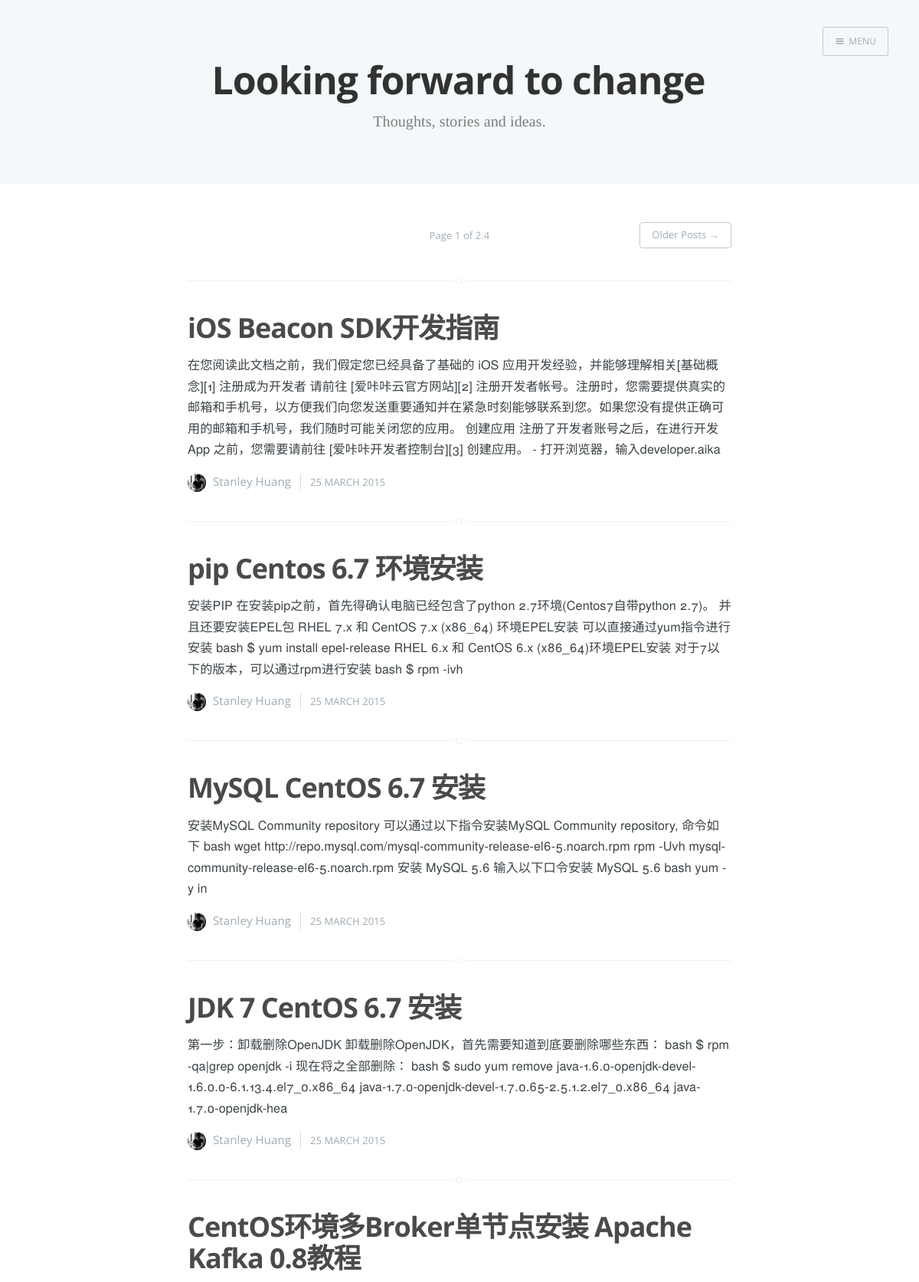
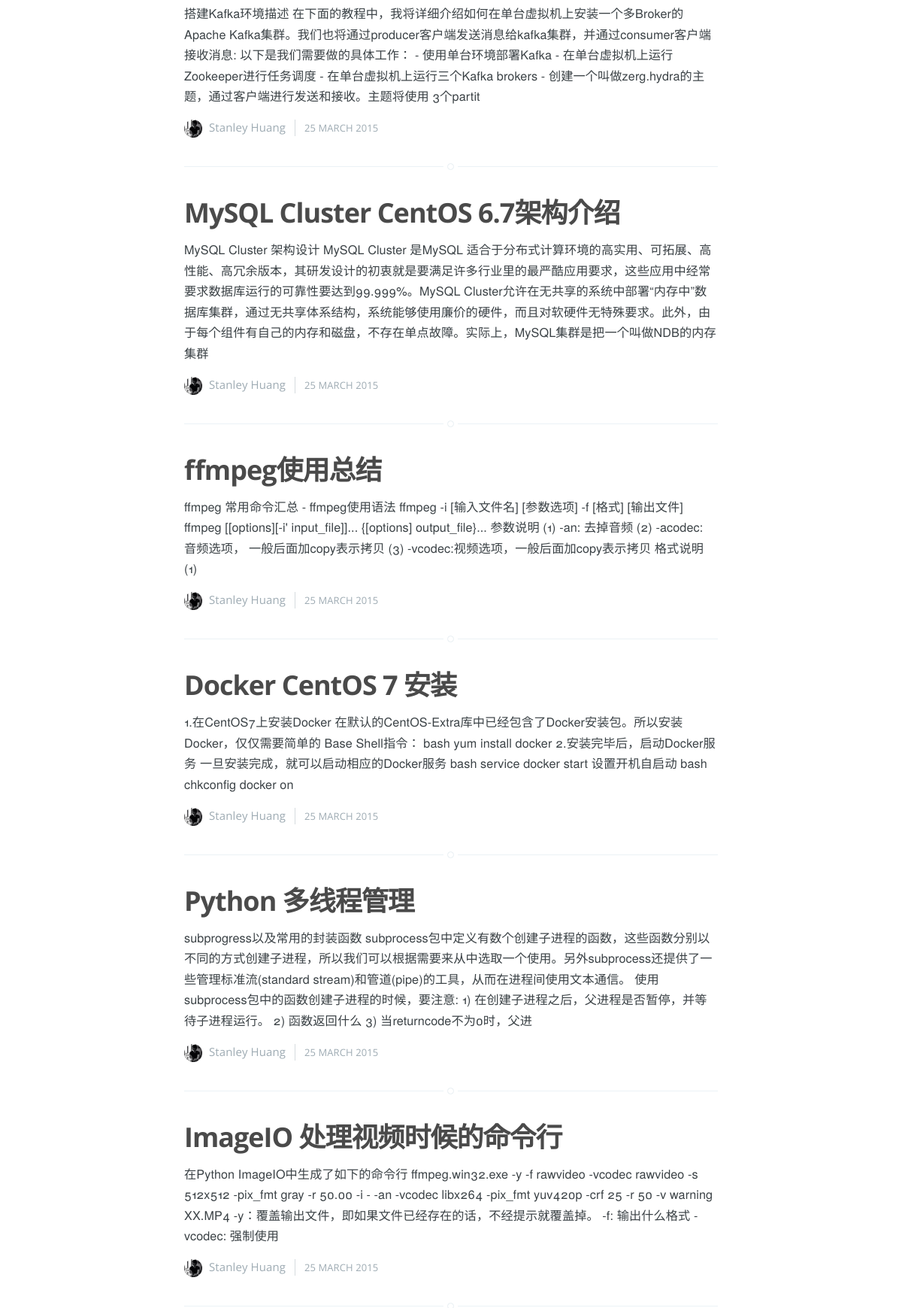
Screenshot of /blogs (upper part) with the database file from the repository (2 pictures, top to bottom).
### models.py (models this page shows, shortened)
class BaseModel(Model):
    class Meta:
        database = datebase

class Post(BaseModel):
    title = CharField(index=True, unique=True)
    content = TextField()
    timestamp = DateTimeField(default=datetime.now, index=True)
    status = IntegerField(default=PUBLISH_STATUS)
    user = ForeignKeyField(User)
    class Meta:
        order_by = ('-timestamp',)
    def get_brief(self):
        brief = self.content
        filters = ['*', '#', '`', '>']
        for filter in filters:
            brief = brief.replace(filter, '')
        if len(brief) > 250:
            return brief[0:250]
        else:
            return brief

### view.py (the view)
@app.route("/", methods=['GET'])
@app.route("/blogs", methods=['GET'])
def post_index():
    if not request.method == 'GET':
        return MethodNotAllowed
    page = request.args.get('page', 1, type=int)
    public_posts = (Post.select()
                    .where(Post.status == 0)
                    .order_by(Post.timestamp.desc()).paginate(page, PER_PAGE_NUM))
    public_labels = Label.select()
    return render_template("index.html", posts=public_posts,
                           total=get_total_page(), page=page, labels=public_labels)

### view.py (called while the page is built)
def get_total_page():
    count = Post.select().where(Post.status == 0).count()
    return (count / PER_PAGE_NUM + 1) \
        if count % PER_PAGE_NUM != 0 else (count / PER_PAGE_NUM)

### templates/index.html (shortened to what this page needs)
<!DOCTYPE html>
<html>
<head>
    <link rel="stylesheet" type="text/css" href="/static/css/screen.css?v=a5427482e1"/>
</head>
<body class="paged archive-template nav-closed">
<div class="site-wrapper">
    <header class="main-header no-cover">
        <nav class="main-nav overlay clearfix">
            <a class="menu-button icon-menu" href="#"><span class="word">Menu</span></a>
        </nav>
        <div class="vertical">
            <div class="main-header-content inner">
                <h1 class="page-title">Looking forward to change</h1>
                <h2 class="page-description">Thoughts, stories and ideas.</h2>
            </div>
        </div>
    </header>
    <main id="content" class="content" role="main">
        <div class="extra-pagination inner">
            <nav class="pagination" role="navigation">
                <span class="page-number">Page {{ page }} of {{ total }}</span>
                {% if page < total %}
                <a class="older-posts" href="blogs?page={{ page+1 }}">Older Posts &rarr;</a>
                {% endif %}
            </nav>
        </div>
        {% for post in posts %}
        <article class="post">
            <header class="post-header">
                <h2 class="post-title"><a href="blogs/{{ post.id }}">{{
                    post.title }}</a></h2>
            </header>
            <section class="post-excerpt">
                <p>
                    {{ post.get_brief() }}
                </p>
            </section>
            <footer class="post-meta">
                <img class="author-thumb" src="/static/img/touxiang.jpg"
                     alt="Author image" nopin="nopin"/>
                <a href="/author/daniel/">Stanley Huang</a>
                <time class="post-date" datetime="2015-03-25">25 March 2015</time>
            </footer>
        </article>
        {% endfor %}
    </main>
</div>
</body>
</html>

### rows the page displays
Post: title "iOS Beacon SDK开发指南", get_brief "在您阅读此文档之前，我们假定您已经具备了基础的 iOS 应用开发经验，并能够理解相关[基础概念][1] 注册成为开发者 请前往 [爱咔咔云官方网站][2] 注册开发者帐号。注册时，您需要提供真实的邮箱和手机号，以方便我们向您发送重要通知并在紧急时刻能够联系到您。如果您没有提供正确可用的邮箱和手机号，我们随时可能关闭您的应用。 创建应用 注册了开发者账号之后，在进行开发 App 之前，您需要请前往 [爱咔咔开发者控制台][3] 创建应用。 - 打开浏览器，输入developer.aika"
Post: title "pip Centos 6.7 环境安装", get_brief "安装PIP 在安装pip之前，首先得确认电脑已经包含了python 2.7环境(Centos7自带python 2.7)。 并且还要安装EPEL包 RHEL 7.x 和 CentOS 7.x (x86_64) 环境EPEL安装 可以直接通过yum指令进行安装 bash $ yum install epel-release RHEL 6.x 和 CentOS 6.x (x86_64)环境EPEL安装 对于7以下的版本，可以通过rpm进行安装 bash $ rpm -ivh"
Post: title "MySQL CentOS 6.7 安装", get_brief "安装MySQL Community repository 可以通过以下指令安装MySQL Community repository, 命令如下 bash wget http://repo.mysql.com/mysql-community-release-el6-5.noarch.rpm rpm -Uvh mysql-community-release-el6-5.noarch.rpm 安装 MySQL 5.6 输入以下口令安装 MySQL 5.6 bash yum -y in"
Post: title "JDK 7 CentOS 6.7 安装", get_brief "第一步：卸载删除OpenJDK 卸载删除OpenJDK，首先需要知道到底要删除哪些东西： bash $ rpm -qa|grep openjdk -i 现在将之全部删除： bash $ sudo yum remove java-1.6.0-openjdk-devel-1.6.0.0-6.1.13.4.el7_0.x86_64 java-1.7.0-openjdk-devel-1.7.0.65-2.5.1.2.el7_0.x86_64 java-1.7.0-openjdk-hea"
Post: title "CentOS环境多Broker单节点安装 Apache Kafka 0.8教程", get_brief "搭建Kafka环境描述 在下面的教程中，我将详细介绍如何在单台虚拟机上安装一个多Broker的Apache Kafka集群。我们也将通过producer客户端发送消息给kafka集群，并通过consumer客户端接收消息: 以下是我们需要做的具体工作： - 使用单台环境部署Kafka - 在单台虚拟机上运行Zookeeper进行任务调度 - 在单台虚拟机上运行三个Kafka brokers - 创建一个叫做zerg.hydra的主题，通过客户端进行发送和接收。主题将使用 3个partit"
Post: title "MySQL Cluster CentOS 6.7架构介绍", get_brief "MySQL Cluster 架构设计 MySQL Cluster 是MySQL 适合于分布式计算环境的高实用、可拓展、高性能、高冗余版本，其研发设计的初衷就是要满足许多行业里的最严酷应用要求，这些应用中经常要求数据库运行的可靠性要达到99.999%。MySQL Cluster允许在无共享的系统中部署“内存中”数据库集群，通过无共享体系结构，系统能够使用廉价的硬件，而且对软硬件无特殊要求。此外，由于每个组件有自己的内存和磁盘，不存在单点故障。实际上，MySQL集群是把一个叫做NDB的内存集群"
Post: title "ffmpeg使用总结", get_brief "ffmpeg 常用命令汇总 - ffmpeg使用语法 ffmpeg -i [输入文件名] [参数选项] -f [格式] [输出文件] ffmpeg [[options][-i' input_file]]... {[options] output_file}... 参数说明 (1) -an: 去掉音频 (2) -acodec: 音频选项， 一般后面加copy表示拷贝 (3) -vcodec:视频选项，一般后面加copy表示拷贝 格式说明 (1)"
Post: title "Docker CentOS 7 安装", get_brief "1.在CentOS7上安装Docker 在默认的CentOS-Extra库中已经包含了Docker安装包。所以安装Docker，仅仅需要简单的 Base Shell指令： bash yum install docker 2.安装完毕后，启动Docker服务 一旦安装完成，就可以启动相应的Docker服务 bash service docker start 设置开机自启动 bash chkconfig docker on"
Post: title "Python 多线程管理", get_brief "subprogress以及常用的封装函数 subprocess包中定义有数个创建子进程的函数，这些函数分别以不同的方式创建子进程，所以我们可以根据需要来从中选取一个使用。另外subprocess还提供了一些管理标准流(standard stream)和管道(pipe)的工具，从而在进程间使用文本通信。 使用subprocess包中的函数创建子进程的时候，要注意: 1) 在创建子进程之后，父进程是否暂停，并等待子进程运行。 2) 函数返回什么 3) 当returncode不为0时，父进"
Post: title "ImageIO 处理视频时候的命令行", get_brief "在Python ImageIO中生成了如下的命令行 ffmpeg.win32.exe -y -f rawvideo -vcodec rawvideo -s 512x512 -pix_fmt gray -r 50.00 -i - -an -vcodec libx264 -pix_fmt yuv420p -crf 25 -r 50 -v warning XX.MP4 -y：覆盖输出文件，即如果文件已经存在的话，不经提示就覆盖掉。 -f: 输出什么格式 -vcodec: 强制使用"

### other values shown
{{ page }} "1"
{{ total }} "2.4"
